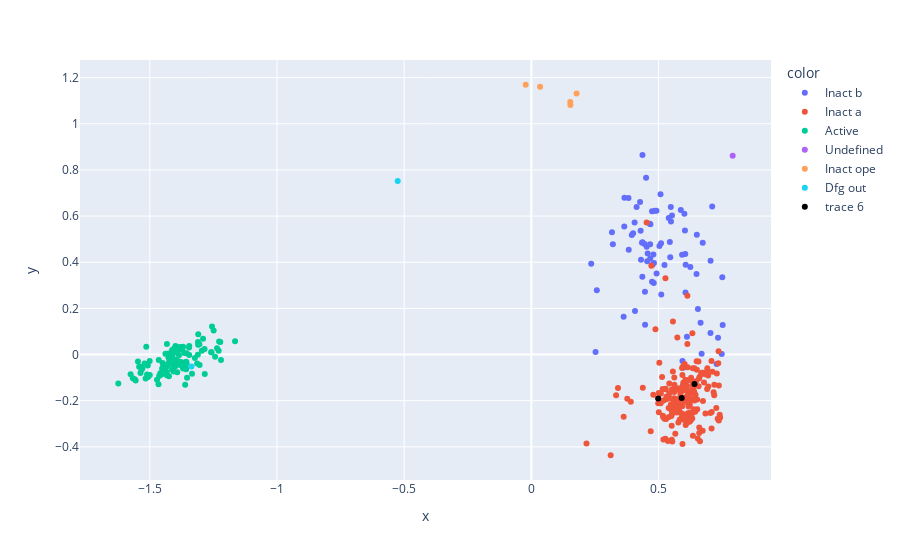

The notebook cell this image was saved under:
### Code cell
fig = go.Figure()

import plotly.express as px

fig = px.scatter(
    x = Z.x, y = Z.y,
    color= df_dash_app['Conformation']
)

selected = Z.iloc[[1, 2, 45]]
fig.add_trace(go.Scatter(
    x = selected.x, y = selected.y,
    mode='markers',
    marker_color='black'
))

fig.show()
